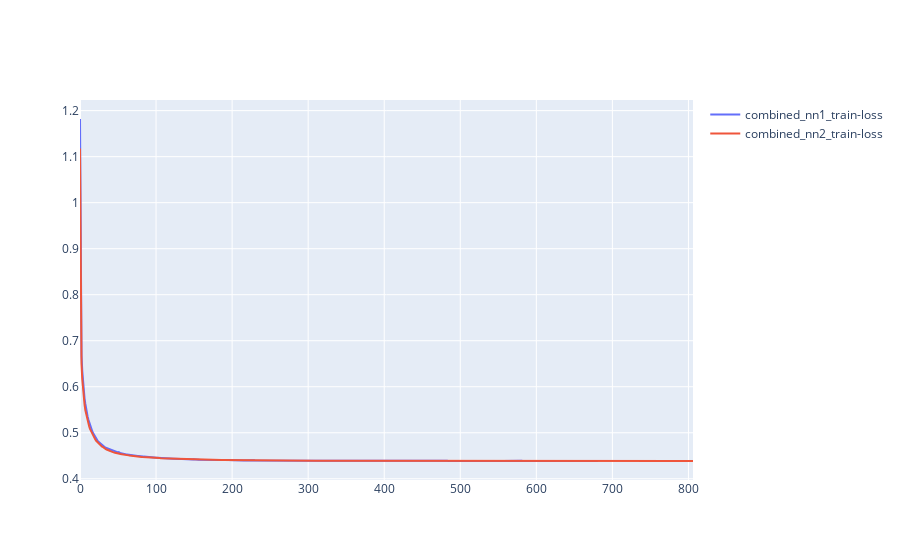

Notebook source saved alongside this figure:
### Code cell
plot_loss([loss, loss2], ['combined_nn1', 'combined_nn2'])

### Figure 1 — Plotly figure (JSON) as saved in the notebook; plotly's stock layout.template omitted (floating-point values rounded to 4 significant figures; data arrays with more than 128 entries replaced by an {"elided": "..."} marker saying what was removed)
{"data": [{"name": "combined_nn1_train-loss", "type": "scatter", "y": {"elided": "682 float values"}}, {"name": "combined_nn2_train-loss", "type": "scatter", "y": {"elided": "807 float values"}}], "layout": {}}
